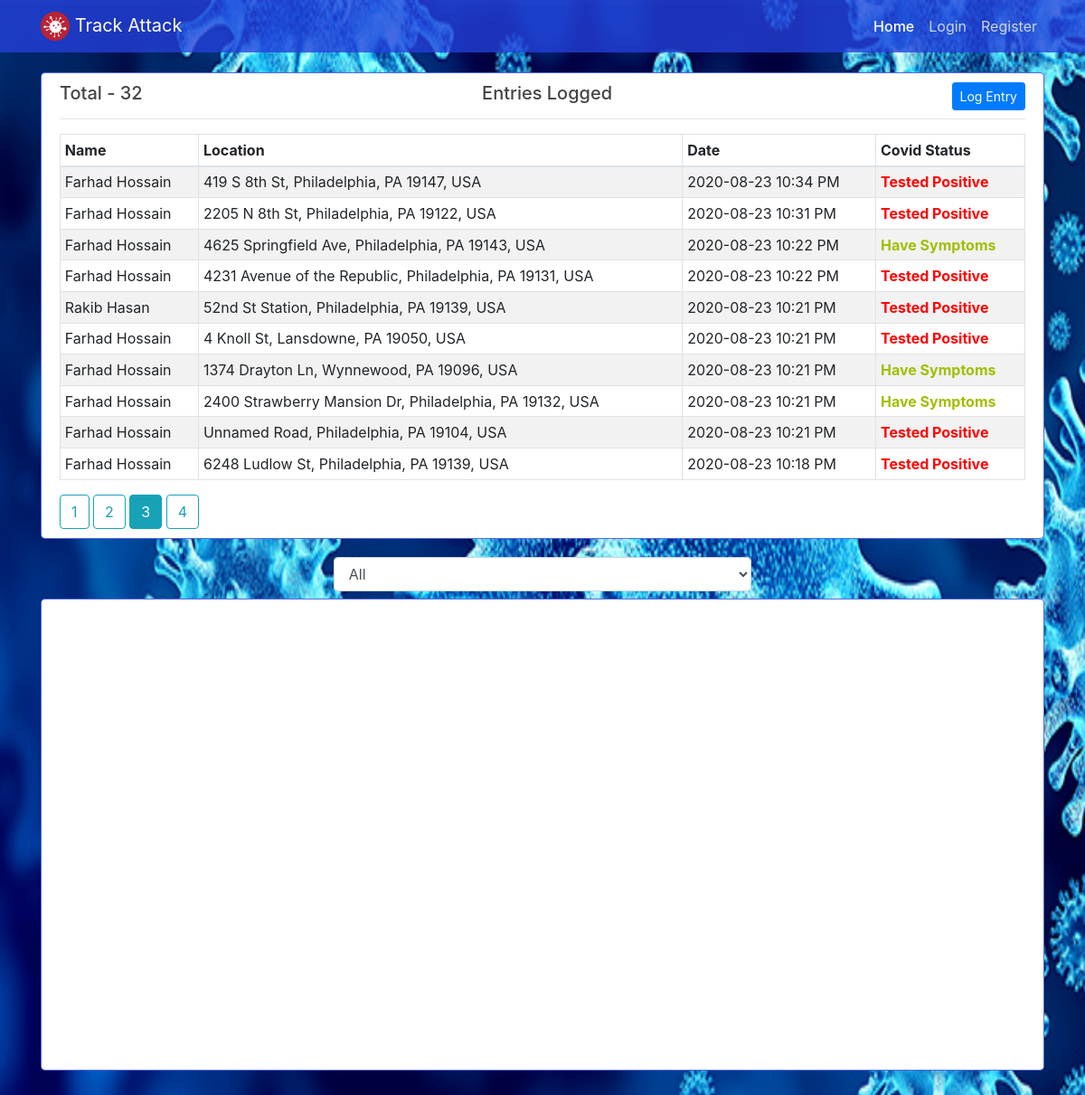
/?page=3, run on the app's committed database.
### app/models.py (models this page shows, shortened)
class Entry(db.Model):
    id = db.Column(db.Integer, primary_key=True)
    full_name = db.Column(db.String(30))
    date_posted = db.Column(db.DateTime, nullable=False, default=datetime.utcnow)
    visited_date_time = db.Column(db.DateTime, nullable=False, default=datetime.utcnow)
    age = db.Column(db.Integer)
    last_visited_location = db.Column(db.String(100))
    last_visited_location_lat = db.Column(db.String(100))
    last_visited_location_long = db.Column(db.String(100))
    covid_status = db.Column(db.Integer, default=0)
    user_id = db.Column(db.Integer, db.ForeignKey('user.id'), nullable=False)

### app/main/routes.py (the view)
@main.route("/")
def home():
    total_entries =  Entry.query.count()
    users = User.query.all()
    page = request.args.get('page', 1, type=int)
    entries = Entry.query.filter(or_(Entry.covid_status == 2, Entry.covid_status == 1)).order_by(Entry.date_posted.desc()).paginate(page=page, per_page=app.config['PAGINATION_PER_PAGE'])
    return render_template("home.html", title="Home", entries=entries, total_entries=total_entries, users=users)

### app/templates/home.html (shortened to what this page needs)
{% extends "layout.html" %}
{% set active_page = 'home_page' %}
{% block content %}
<div class="col-md-12">
    <div class="content-section">
        {% if entries.items|length > 0 %}
        <h5 class="text-center mb-3"><span style="float: left;">Total - {{ total_entries }}</span>Entries Logged
            <span style="float: right;"><a href="{{ url_for('users.log_entry') }}" class="btn btn-primary btn-sm">Log
                    Entry</a></span></h5>
        <hr>
        <table id="tableListCovidUser" class="table table-bordered table-striped table-sm table-hover">
            <thead>
                <tr>
                    <th>Name</th>
                    <th>Location</th>
                    <th>Date</th>
                    <th>Covid Status</th>
                </tr>
            </thead>
            <tbody>
                {% for entry in entries.items %}
                <tr>
                    <td>{{ entry.full_name }}</td>
                    <td>{{ entry.last_visited_location }}</td>
                    <td>{{ entry.visited_date_time.strftime("%Y-%m-%d %I:%M %p") }}</td>
                    <td>{% if entry.covid_status == 2 %}
                        <b style="color: rgb(255, 0, 0);">Tested Positive</b>
                        {% else %}
                        <b style="color: rgb(162, 190, 0);">Have Symptoms</b>
                        {% endif %}</td>
                </tr>
            {% endfor %}
            </tbody>
        </table>
            <div id="paginationDiv">
            {% for page_num in entries.iter_pages(left_edge=1, right_edge=1, left_current=1, right_current=2) %}
                {% if page_num %}
                    {% if  entries.page == page_num %}
                        <a class="btn btn-info" href="{{ url_for('main.home', page=page_num) }}">{{ page_num }}</a>
                    {% else %}
                        <a class="btn btn-outline-info" href="{{ url_for('main.home', page=page_num) }}">{{ page_num }}</a>
                    {% endif %}
                    {% else %}
                    ...
                {% endif %}
            {% endfor %}
            </div>
        {% else %}
        <h5 class="text-center">Oops! Not enough data to show!</h5>
        <div class="text-center">
            <a href="{{ url_for('users.log_entry') }}" class="btn btn-primary">Log Entry Now</a>
        </div>
        {% endif %}
    </div>
</div>
{% endblock content %}
{% block map %}
<div class="col-md-12 mb-2">
    <select class="form-control col-md-5 mx-auto mb-2" id="selectUser">
        <option value="user-0">All</option>
    </select>
    <div class="content-section">
        <div id="map" style="width: 100%; height: 500px"></div>
    </div>
</div>
{% endblock map %}

### app/static/main.css (style rules this page uses)
body { color: #333333; background-image: url("images/Coronavirus.png"); background-repeat: no-repeat; background-attachment: fixed; background-position: center; background-size: 100% 100%; margin-top: 5rem; }
h1, h2, h3, h4, h5, h6 { color: #444444; }
.content-section { background: #ffffff; padding: 10px 20px; border: 1px solid #2540dbc7; border-radius: 5px; margin-bottom: 20px; }

### data on the page
Entry: full_name "Farhad Hossain", last_visited_location "419 S 8th St, Philadelphia, PA 19147, USA", visited_date_time "2020-08-23 10:34 PM", covid_status "Tested Positive"
Entry: full_name "Farhad Hossain", last_visited_location "2205 N 8th St, Philadelphia, PA 19122, USA", visited_date_time "2020-08-23 10:31 PM", covid_status "Tested Positive"
Entry: full_name "Farhad Hossain", last_visited_location "4625 Springfield Ave, Philadelphia, PA 19143, USA", visited_date_time "2020-08-23 10:22 PM", covid_status "Have Symptoms"
Entry: full_name "Farhad Hossain", last_visited_location "4231 Avenue of the Republic, Philadelphia, PA 19131, USA", visited_date_time "2020-08-23 10:22 PM", covid_status "Tested Positive"
Entry: full_name "Rakib Hasan", last_visited_location "52nd St Station, Philadelphia, PA 19139, USA", visited_date_time "2020-08-23 10:21 PM", covid_status "Tested Positive"
Entry: full_name "Farhad Hossain", last_visited_location "4 Knoll St, Lansdowne, PA 19050, USA", visited_date_time "2020-08-23 10:21 PM", covid_status "Tested Positive"
Entry: full_name "Farhad Hossain", last_visited_location "1374 Drayton Ln, Wynnewood, PA 19096, USA", visited_date_time "2020-08-23 10:21 PM", covid_status "Have Symptoms"
Entry: full_name "Farhad Hossain", last_visited_location "2400 Strawberry Mansion Dr, Philadelphia, PA 19132, USA", visited_date_time "2020-08-23 10:21 PM", covid_status "Have Symptoms"
Entry: full_name "Farhad Hossain", last_visited_location "Unnamed Road, Philadelphia, PA 19104, USA", visited_date_time "2020-08-23 10:21 PM", covid_status "Tested Positive"
Entry: full_name "Farhad Hossain", last_visited_location "6248 Ludlow St, Philadelphia, PA 19139, USA", visited_date_time "2020-08-23 10:18 PM", covid_status "Tested Positive"

### other printed values
{{ total_entries }} "32"
{{ page_num }} "1" "2" "4"
{{ page_num }} "3"
